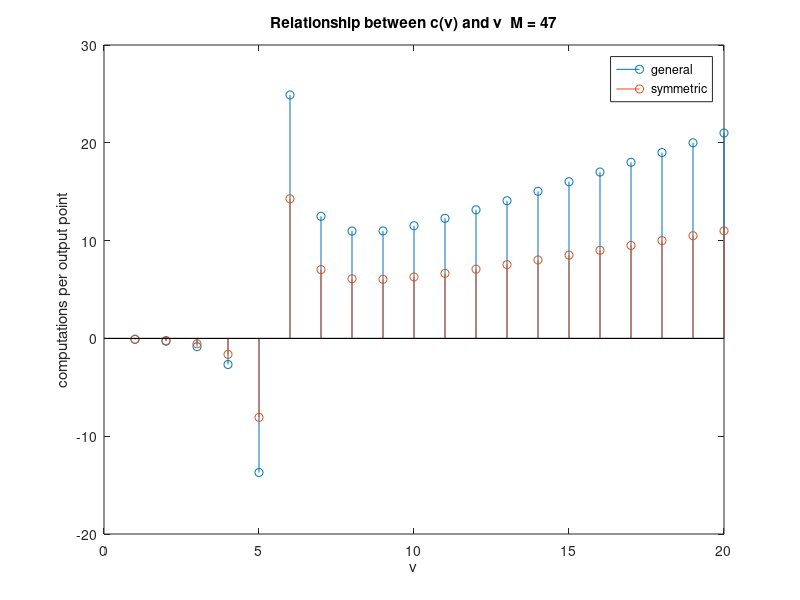

Here is the MATLAB script that generated this plot:
clear;
close all;

M = 47;
nu = 1:20;

mlt1 = 2.^nu .* (nu + 1);
c_mlt1 = mlt1 ./ (2.^nu - M + 1);

mlt2 = 2.^nu .* (nu/2 + 1) + 1;
c_mlt2 = mlt2 ./ (2.^nu - M + 1);

stem(nu, c_mlt1);
hold on;
stem(nu, c_mlt2);
title(['Relationship between c(\nu) and \nu  M = ' num2str(M)]);
xlabel('\nu');
ylabel('computations per output point');
legend('general', 'symmetric');

%% min

nu_0 = 9;
c_mlt = c_mlt2(nu_0);
c_add = 2^nu_0 * (nu_0 + 2.5)/ (2^nu_0 - M + 1);

F_s = 24E3;

multiplications = c_mlt * F_s;
additions = c_add * F_s;

fprintf('%.0f multiplications per second\n', multiplications);
fprintf('%.0f additions per second\n', additions);

%% formula

% mlt1 = (radix2_computations(N/2, 'm') + N/2) * 2 + N/2 + 1;
% mlt2 = N/2 .* log2(N) + N + 1;
% mlt3 = 2.^nu .* (nu/2 + 1) + 1;
% 
% add1 = radix2_computations(N/2, 'a') + 2*N + radix2_computations(N/2, 'a') + 1.5*N;
% add2 = N.*log2(N) + 2.5*N;
% add3 = 2.^nu .* (nu + 2.5);
